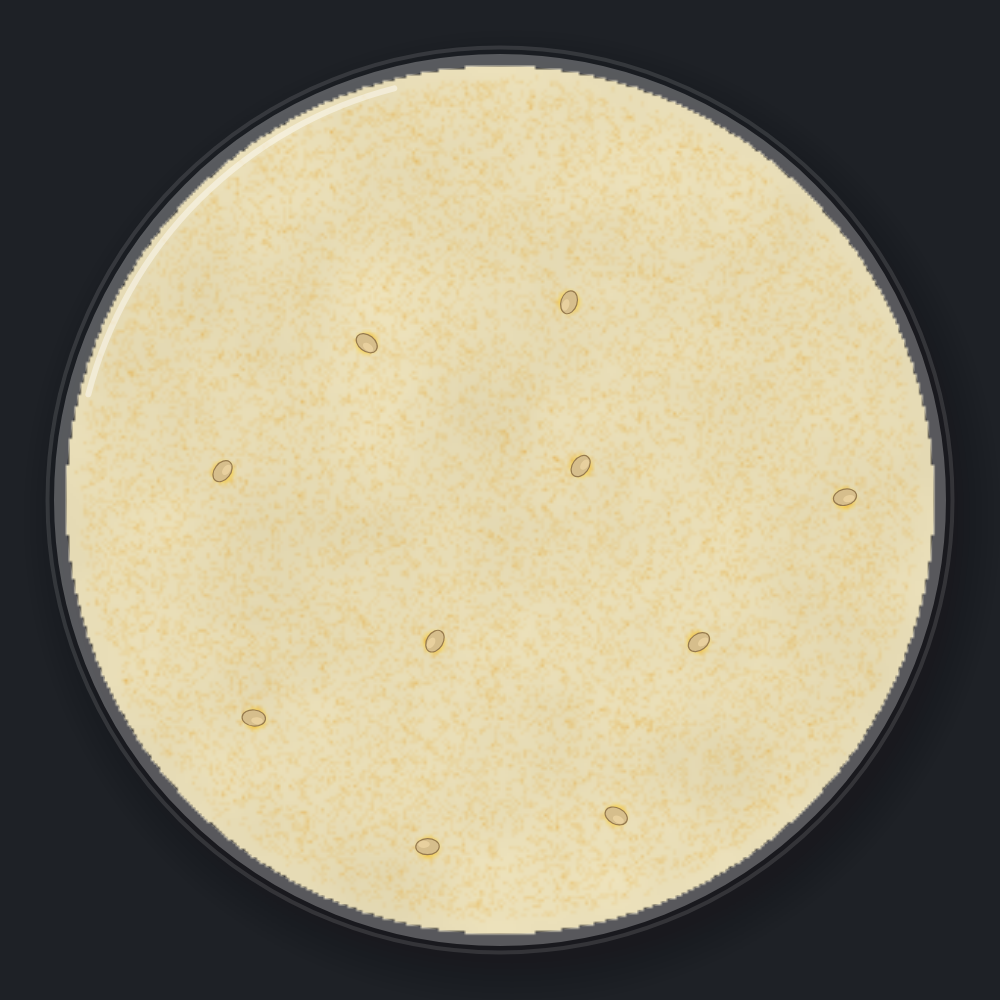
Frame 1 (no input)
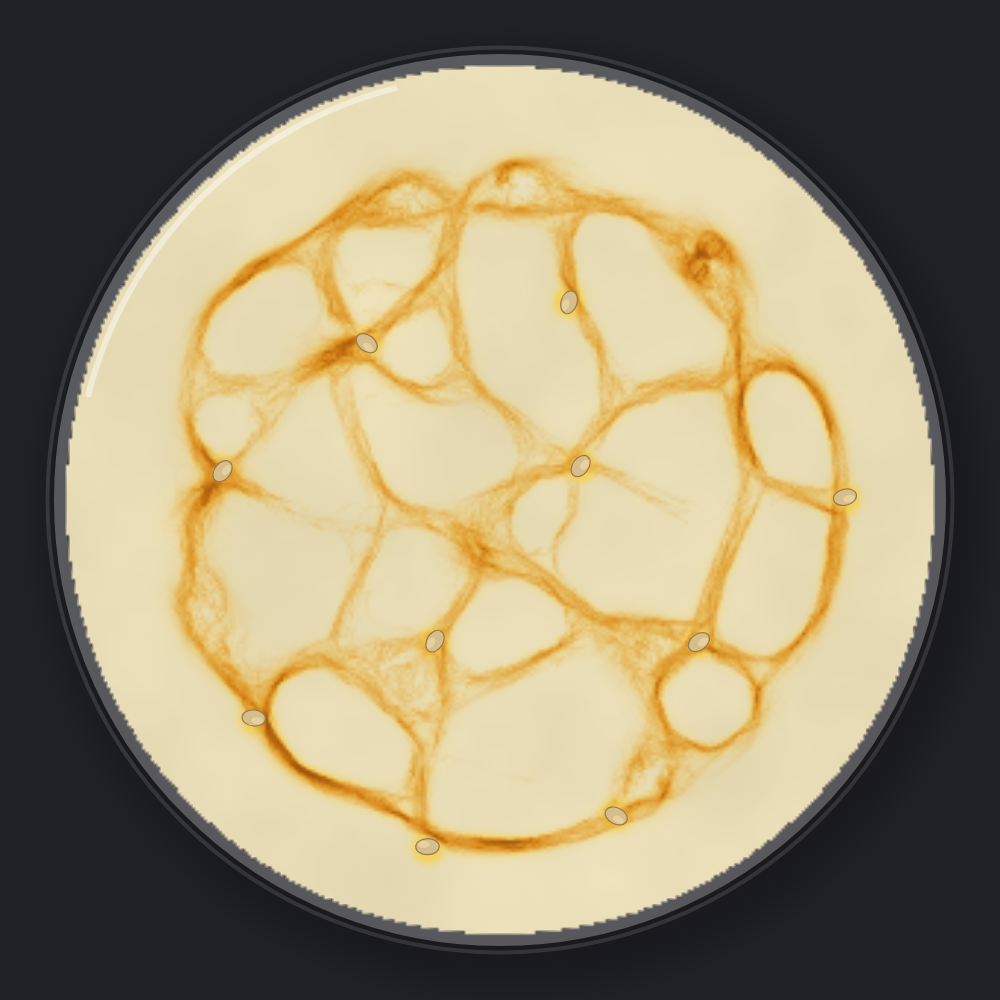
Frame 60 (no input)
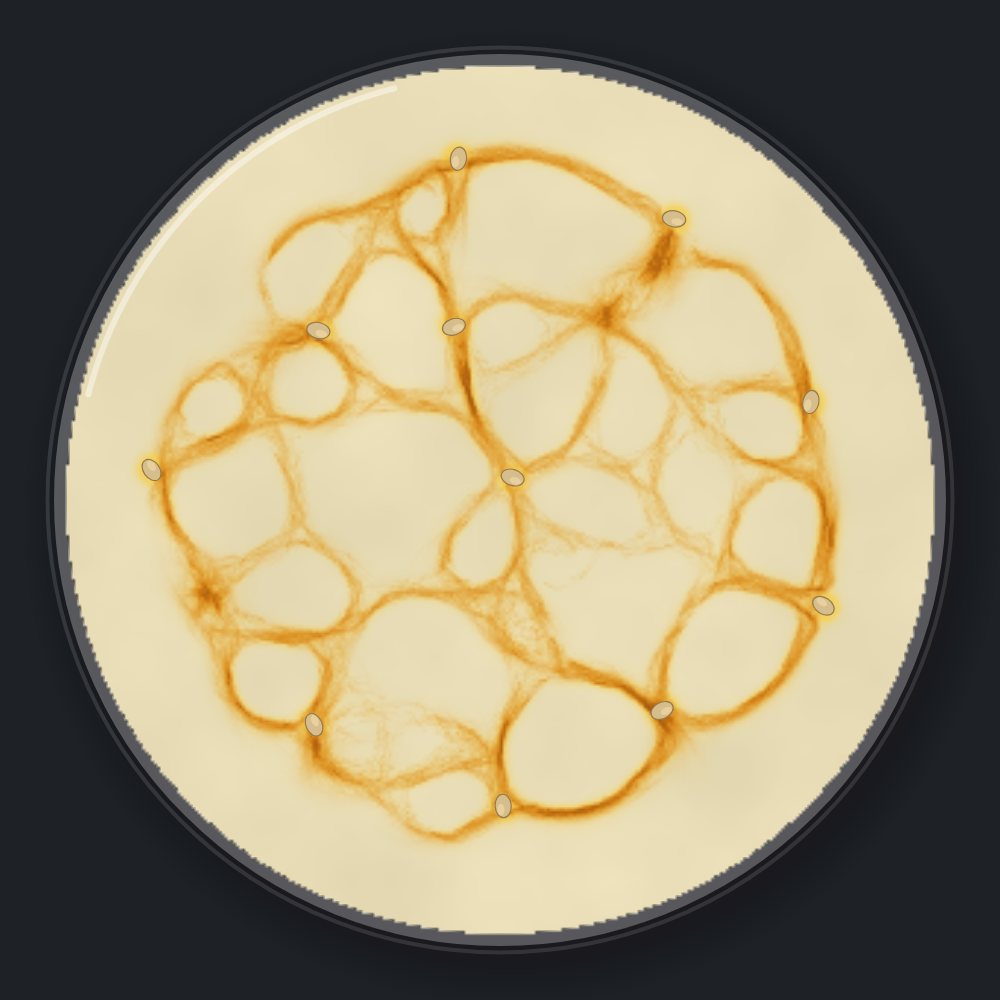
Frame 120 (the mouse pressed at the canvas centre since frame 60)

The p5.js sketch that drew these frames (run headless with seeded random() and noise() and a simulated clock; from frame 60 on, the mouse is pressed at the canvas centre):

// p5.js sketch
// ── sketch.js
/*
  ================================================================
  POLYCEPHALUM
  ================================================================
  Uma placa de Petri com gel de ágar e alguns flocos de aveia. Sobre
  ela, milhares de agentes minúsculos — cada um, uma "gotinha" do
  bolor limoso Physarum polycephalum. Nenhum deles sabe onde está a
  aveia, nenhum deles conhece os outros, e nenhum deles tem ideia do
  que é uma rede. Mesmo assim, em poucos segundos, eles constroem uma
  rede de "veias" amarelas ligando os flocos de aveia entre si —
  engrossando os caminhos úteis e abandonando os inúteis.

  A rede é EMERGENTE: ela não está escrita em nenhuma linha deste
  código. O programa só descreve o que UM agente faz, olhando apenas
  para o que está imediatamente à sua frente. A forma global aparece
  sozinha, da soma de milhares de decisões locais.

  O canvas é quadrado e se adapta à janela. A simulação roda por
  alguns segundos (dá para ver a rede se formando) e congela no
  resultado final. Não há semente fixa: cada execução espalha a aveia
  em lugares diferentes e gera uma rede diferente. Um clique reinicia
  com uma nova placa.

  ----------------------------------------------------------------
  A REGRA DE CADA AGENTE (o modelo de Jeff Jones, 2010)
  ----------------------------------------------------------------
  Estado: posição (x, y) e direção (um ângulo). Mais nada.
  A cada passo, o agente:
    1) FAREJA: lê a quantidade de rastro em três pontos à sua frente
       — um reto, um um pouco à esquerda, outro um pouco à direita —
       a uma pequena distância (os "sensores");
    2) VIRA: gira um pouco na direção do sensor que leu mais rastro
       (se os dois laterais empatarem acima do central, sorteia um
       lado);
    3) ANDA: dá um passo na nova direção. Se o passo o levaria para
       fora da placa, ele fica parado e sorteia uma direção nova;
    4) DEPOSITA: soma um pouco de rastro no lugar onde está.

  A tela (aqui, uma grade de números chamada "rastro") é a memória
  coletiva: nenhum agente se lembra de nada, mas todos leem o que os
  outros deixaram. Esse tipo de comunicação indireta, pelo ambiente,
  se chama ESTIGMERGIA — é o mesmo mecanismo das trilhas de
  feromônio das formigas.

  Depois que todos os agentes se movem, o rastro da grade inteira:
    - se ESPALHA um pouco (cada célula se aproxima da média de si mesma
      com as 8 vizinhas — um desfoque 3x3 parcial);
    - EVAPORA um pouco (é multiplicado por um fator menor que 1).

  A aveia é só uma fonte constante de rastro: a cada passo, as células
  sob cada floco recebem uma dose extra. Ela atrai os agentes pelo
  mesmo mecanismo que atrai para o rastro dos outros.

  POR QUE A REDE APARECE
  Um caminho com mais rastro atrai mais agentes, que depositam mais
  rastro, que atrai mais agentes (realimentação positiva). A
  evaporação faz o contrário: todo caminho que não é reforçado some
  (realimentação negativa). O equilíbrio entre as duas forças deixa
  sobrar só as trilhas que continuam sendo usadas — e as mais usadas
  são as que ligam fontes de alimento. Ninguém "decide" isso.

  ----------------------------------------------------------------
  TÉCNICAS
  ----------------------------------------------------------------
  - Agentes guardados em arrays tipados (Float32Array) em vez de
    objetos: são milhares, e cada um guarda só 3 números.
  - Rastro numa grade de resolução fixa, independente do tamanho do
    canvas: redimensionar a janela não altera a simulação, só a
    escala em que ela é mostrada.
  - Desenho da grade via pixels de uma p5.Image (loadPixels /
    updatePixels), ampliada com image() — muito mais rápido do que
    desenhar dezenas de milhares de retângulos por quadro.
  - Cor em duas camadas: o rastro (espalhado) vira um halo amarelo; a
    densidade de agentes por célula, suavizada no tempo, vira a veia
    nítida. Os dois valores passam por 1 − e^(−v/k), que comprime
    valores muito altos (sem "estourar" as veias grossas) e mantém
    visíveis as trilhas fracas.
  - Textura do ágar: um mapa de noise() calculado uma única vez, que
    varia levemente o tom do gel.
  - Flocos de aveia distribuídos por "melhor candidato" (entre vários
    pontos sorteados, fica o mais distante dos já escolhidos), para
    que não caiam amontoados.
  ================================================================
*/

// ---------------------------------------------------------------
// PARÂMETROS DA SIMULAÇÃO
// ---------------------------------------------------------------
const GRADE = 300;            // lado da grade de rastro, em células
const N_AGENTES = 16000;
const DIST_SENSOR = 12;       // distância dos sensores, em células
const ANG_SENSOR = Math.PI / 4;   // abertura dos sensores laterais
const ANG_GIRO = Math.PI / 4;     // quanto o agente gira por passo
const VELOCIDADE = 1;         // células por passo
const DEPOSITO = 2;           // rastro deixado por passo
const EVAPORACAO = 0.85;      // fator aplicado ao rastro a cada passo
const DIFUSAO = 0.5;          // 0 = não espalha, 1 = troca pela média 3x3
const DOSE_AVEIA = 40;        // rastro emitido pela aveia a cada passo
const RAIO_AVEIA = 3;         // raio (em células) da área de cada floco
const PASSOS_TOTAIS = 700;
const PASSOS_POR_QUADRO = 2;
const MEMORIA_DENSIDADE = 0.85; // suavização temporal da densidade de agentes

// ---------------------------------------------------------------
// PALETA
// ---------------------------------------------------------------
const MESA      = [30, 33, 38];
const AGAR      = [232, 221, 183];
const HALO      = [244, 210, 92];  // rastro difuso: o "cheiro" do bolor
const VEIA      = [214, 128, 18];  // onde os agentes de fato passam
const NUCLEO    = [150, 78, 14];   // veias mais grossas
const AVEIA     = [214, 190, 140];
const AVEIA_BORDA = [150, 122, 78];

// ---------------------------------------------------------------
// ESTADO
// ---------------------------------------------------------------
let rastro, rastroAux;        // Float32Array(GRADE*GRADE)
let densidade;                // média móvel de quantos agentes há em cada célula
let dentroDaPlaca;            // Uint8Array: 1 se a célula está no gel
let texturaAgar;              // Float32Array: variação sutil de tom
let ax, ay, aa;               // posição e ângulo de cada agente
let aveias = [];              // centros dos flocos de aveia (em células)
let passo = 0;
let imagemRastro;             // p5.Image do tamanho da grade

const CENTRO = GRADE / 2;
const COS_SENSOR = Math.cos(ANG_SENSOR);
const SIN_SENSOR = Math.sin(ANG_SENSOR);
const RAIO_PLACA = GRADE / 2 - 2;

// ================================================================
// SIMULAÇÃO (não desenha nada — só atualiza números)
// ================================================================

function iniciarSimulacao() {
  const total = GRADE * GRADE;
  rastro = new Float32Array(total);
  rastroAux = new Float32Array(total);
  densidade = new Float32Array(total);
  dentroDaPlaca = new Uint8Array(total);
  for (let y = 0; y < GRADE; y++) {
    for (let x = 0; x < GRADE; x++) {
      const dx = x + 0.5 - CENTRO, dy = y + 0.5 - CENTRO;
      dentroDaPlaca[y * GRADE + x] = (dx * dx + dy * dy < RAIO_PLACA * RAIO_PLACA) ? 1 : 0;
    }
  }

  aveias = sortearAveias(floor(random(7, 12)), 14);

  // Os agentes começam espalhados por toda a placa, cada um virado
  // para um lado qualquer: no início não há estrutura nenhuma — só
  // ruído. Tudo o que aparecer depois é consequência da regra.
  ax = new Float32Array(N_AGENTES);
  ay = new Float32Array(N_AGENTES);
  aa = new Float32Array(N_AGENTES);
  for (let i = 0; i < N_AGENTES; i++) {
    const r = RAIO_PLACA * 0.97 * sqrt(random()); // sqrt: densidade uniforme no disco
    const t = random(TWO_PI);
    ax[i] = CENTRO + r * cos(t);
    ay[i] = CENTRO + r * sin(t);
    aa[i] = random(TWO_PI);
  }
  passo = 0;
}

// "Melhor candidato": para cada floco, sorteia vários pontos dentro
// da placa e fica com o mais distante dos flocos já escolhidos.
function sortearAveias(n, tentativas) {
  const escolhidas = [];
  for (let i = 0; i < n; i++) {
    let melhor = null, melhorDist = -1;
    for (let k = 0; k < tentativas; k++) {
      const r = RAIO_PLACA * 0.82 * sqrt(random());
      const t = random(TWO_PI);
      const c = { x: CENTRO + r * cos(t), y: CENTRO + r * sin(t) };
      let dMin = Infinity;
      for (const e of escolhidas) dMin = min(dMin, dist(c.x, c.y, e.x, e.y));
      if (dMin > melhorDist) { melhorDist = dMin; melhor = c; }
    }
    escolhidas.push(melhor);
  }
  return escolhidas;
}

// Lê o rastro numa posição. Fora da placa devolve −1, para que o
// agente "prefira" nunca virar na direção da borda de vidro.
function lerRastro(x, y) {
  const cx = floor(x), cy = floor(y);
  if (cx < 0 || cy < 0 || cx >= GRADE || cy >= GRADE) return -1;
  const i = cy * GRADE + cx;
  return dentroDaPlaca[i] ? rastro[i] : -1;
}

function moverAgentes() {
  for (let i = 0; i < N_AGENTES; i++) {
    const x = ax[i], y = ay[i];
    let a = aa[i];

    // 1) farejar — as direções dos sensores laterais saem de
    // cos(a ± s) = cos a·cos s ∓ sen a·sen s e sen(a ± s) =
    // sen a·cos s ± cos a·sen s: só 2 chamadas de cos/sin por agente,
    // em vez de 6.
    const ca = cos(a), sa = sin(a);
    const f  = lerRastro(x + DIST_SENSOR * ca, y + DIST_SENSOR * sa);
    const fe = lerRastro(x + DIST_SENSOR * (ca * COS_SENSOR + sa * SIN_SENSOR),
                         y + DIST_SENSOR * (sa * COS_SENSOR - ca * SIN_SENSOR));
    const fd = lerRastro(x + DIST_SENSOR * (ca * COS_SENSOR - sa * SIN_SENSOR),
                         y + DIST_SENSOR * (sa * COS_SENSOR + ca * SIN_SENSOR));

    // 2) virar
    if (f >= fe && f >= fd) {
      // o caminho reto já é o melhor: segue em frente
    } else if (fe > f && fd > f) {
      a += (random() < 0.5 ? -1 : 1) * ANG_GIRO; // empate dos lados: sorteia
    } else if (fe > fd) {
      a -= ANG_GIRO;
    } else {
      a += ANG_GIRO;
    }

    // 3) andar (ou ficar e sortear direção, se bater no vidro)
    const nx = x + VELOCIDADE * cos(a);
    const ny = y + VELOCIDADE * sin(a);
    const cx = floor(nx), cy = floor(ny);
    if (cx < 0 || cy < 0 || cx >= GRADE || cy >= GRADE || !dentroDaPlaca[cy * GRADE + cx]) {
      aa[i] = random(TWO_PI);
      continue;
    }
    ax[i] = nx; ay[i] = ny; aa[i] = a;

    // 4) depositar
    rastro[cy * GRADE + cx] += DEPOSITO;
  }
}

// A aveia emite rastro constantemente, como um cheiro.
function alimentarPelaAveia() {
  for (const av of aveias) {
    for (let dy = -RAIO_AVEIA; dy <= RAIO_AVEIA; dy++) {
      for (let dx = -RAIO_AVEIA; dx <= RAIO_AVEIA; dx++) {
        if (dx * dx + dy * dy > RAIO_AVEIA * RAIO_AVEIA) continue;
        const i = floor(av.y + dy) * GRADE + floor(av.x + dx);
        rastro[i] += DOSE_AVEIA;
      }
    }
  }
}

// Espalha e evapora o rastro da grade toda. Cada célula vira uma
// mistura (DIFUSAO) entre o próprio valor e a média 3x3 com as
// vizinhas, e depois é multiplicada por EVAPORACAO.
// A média 3x3 é feita em duas passadas — primeiro soma cada célula
// com as vizinhas da mesma linha, depois soma o resultado com as
// vizinhas da mesma coluna. O resultado é idêntico a somar as 9
// células de uma vez, mas com 6 leituras por célula em vez de 9
// (um "desfoque separável"), o que importa quando são 90 mil células
// várias vezes por quadro.
function espalharEEvaporar() {
  for (let y = 0; y < GRADE; y++) {
    const base = y * GRADE;
    for (let x = 0; x < GRADE; x++) {
      const i = base + x;
      let s = rastro[i];
      if (x > 0) s += rastro[i - 1];
      if (x < GRADE - 1) s += rastro[i + 1];
      rastroAux[i] = s;
    }
  }
  for (let y = 0; y < GRADE; y++) {
    const base = y * GRADE;
    for (let x = 0; x < GRADE; x++) {
      const i = base + x;
      if (!dentroDaPlaca[i]) { rastro[i] = 0; continue; }
      let s = rastroAux[i];
      if (y > 0) s += rastroAux[i - GRADE];
      if (y < GRADE - 1) s += rastroAux[i + GRADE];
      // rastro[i] ainda guarda o valor original (a passada vertical só
      // lê rastroAux), então dá para misturar original e média:
      rastro[i] = (rastro[i] * (1 - DIFUSAO) + s / 9 * DIFUSAO) * EVAPORACAO;
    }
  }
}

// Quantos agentes estão em cada célula, suavizado no tempo: a cada
// passo, a densidade antiga perde um pouco de peso (MEMORIA_DENSIDADE)
// e cada agente soma o restante na célula onde está. É o que desenha
// as veias nítidas — o rastro, mais espalhado, vira só o halo.
function atualizarDensidade() {
  for (let i = 0; i < densidade.length; i++) densidade[i] *= MEMORIA_DENSIDADE;
  const peso = 1 - MEMORIA_DENSIDADE;
  for (let i = 0; i < N_AGENTES; i++) {
    densidade[floor(ay[i]) * GRADE + floor(ax[i])] += peso;
  }
}

function passoSimulacao() {
  moverAgentes();
  atualizarDensidade();
  alimentarPelaAveia();
  espalharEEvaporar();
  passo++;
}

// ================================================================
// DESENHO
// ================================================================

function setup() {
  const lado = min(windowWidth, windowHeight);
  createCanvas(lado, lado);
  pixelDensity(1);
  imagemRastro = createImage(GRADE, GRADE);
  prepararTexturaAgar();
  iniciarSimulacao();
}

function windowResized() {
  // A grade tem resolução fixa: mudar o tamanho da janela só muda a
  // escala do desenho, a simulação continua de onde estava.
  const lado = min(windowWidth, windowHeight);
  resizeCanvas(lado, lado);
  redraw();
}

function mousePressed() {
  iniciarSimulacao();
  loop();
}

function draw() {
  for (let k = 0; k < PASSOS_POR_QUADRO && passo < PASSOS_TOTAIS; k++) {
    passoSimulacao();
  }
  desenharCena();
  if (passo >= PASSOS_TOTAIS) noLoop();
}

// Ruído coerente calculado uma vez só: o gel não é perfeitamente
// liso, tem manchas suaves de espessura.
function prepararTexturaAgar() {
  texturaAgar = new Float32Array(GRADE * GRADE);
  const ox = random(1000), oy = random(1000);
  for (let y = 0; y < GRADE; y++) {
    for (let x = 0; x < GRADE; x++) {
      texturaAgar[y * GRADE + x] = map(noise(x * 0.025 + ox, y * 0.025 + oy), 0.15, 0.85, -1, 1, true);
    }
  }
}

function desenharCena() {
  const R = width * 0.44;          // raio da placa na tela
  const cx = width / 2, cy = height / 2;

  background(MESA[0], MESA[1], MESA[2]);

  // sombra da placa sobre a mesa: discos concêntricos translúcidos
  noStroke();
  for (let k = 8; k >= 1; k--) {
    fill(0, 0, 0, 5);
    circle(cx + width * 0.012, cy + width * 0.018, 2 * R + k * width * 0.012);
  }

  // o gel com o bolor
  atualizarImagemRastro();
  image(imagemRastro, cx - R, cy - R, 2 * R, 2 * R);

  // aveia por cima do gel
  const escala = (2 * R) / GRADE;
  for (const av of aveias) desenharAveia(cx - R + av.x * escala, cy - R + av.y * escala, escala);

  desenharVidro(cx, cy, R);
}

// Duas camadas de cor. O RASTRO (espalhado pela difusão) tinge o gel
// de amarelo claro — o halo em volta das veias. A DENSIDADE de
// agentes (concentrada exatamente onde eles passam) desenha a veia
// nítida por cima, do laranja ao ocre nas mais grossas. As duas passam
// por 1 − e^(−v/k), que comprime valores altos sem saturar.
function atualizarImagemRastro() {
  imagemRastro.loadPixels();
  const px = imagemRastro.pixels;
  const kHalo = 12, kVeia = 3;
  for (let i = 0; i < GRADE * GRADE; i++) {
    const p = i * 4;
    if (!dentroDaPlaca[i]) { px[p + 3] = 0; continue; }

    const vHalo = 1 - Math.exp(-rastro[i] / kHalo);
    const vVeia = 1 - Math.exp(-densidade[i] / kVeia);
    const tex = texturaAgar[i] * 6;

    let r = lerp(AGAR[0] + tex, HALO[0], vHalo);
    let g = lerp(AGAR[1] + tex, HALO[1], vHalo);
    let b = lerp(AGAR[2] + tex, HALO[2], vHalo);

    const tVeia = constrain(vVeia * 1.4, 0, 1);
    r = lerp(r, VEIA[0], tVeia); g = lerp(g, VEIA[1], tVeia); b = lerp(b, VEIA[2], tVeia);

    const tNucleo = constrain((vVeia - 0.6) / 0.4, 0, 1);
    r = lerp(r, NUCLEO[0], tNucleo); g = lerp(g, NUCLEO[1], tNucleo); b = lerp(b, NUCLEO[2], tNucleo);

    px[p] = r; px[p + 1] = g; px[p + 2] = b; px[p + 3] = 255;
  }
  imagemRastro.updatePixels();
}

// Um floco de aveia: duas elipses sobrepostas e giradas, para não
// parecer um círculo perfeito.
function desenharAveia(x, y, escala) {
  push();
  translate(x, y);
  rotate((x * 0.37 + y * 0.11) % TWO_PI); // ângulo fixo por floco (não pisca entre quadros)
  stroke(AVEIA_BORDA[0], AVEIA_BORDA[1], AVEIA_BORDA[2]);
  strokeWeight(max(1, escala * 0.4));
  fill(AVEIA[0], AVEIA[1], AVEIA[2]);
  ellipse(0, 0, escala * 8, escala * 5.5);
  noStroke();
  fill(AVEIA[0] + 18, AVEIA[1] + 18, AVEIA[2] + 18);
  ellipse(-escala * 1.2, -escala * 0.8, escala * 4, escala * 2.4);
  pop();
}

// Borda e reflexo do vidro da placa de Petri.
function desenharVidro(cx, cy, R) {
  noFill();
  stroke(255, 255, 255, 70);
  strokeWeight(width * 0.012);
  circle(cx, cy, 2 * R);
  stroke(255, 255, 255, 30);
  strokeWeight(width * 0.004);
  circle(cx, cy, 2 * R + width * 0.025);
  stroke(255, 255, 255, 110);
  strokeWeight(width * 0.006);
  arc(cx, cy, 2 * R - width * 0.03, 2 * R - width * 0.03, PI * 1.08, PI * 1.42);
}
